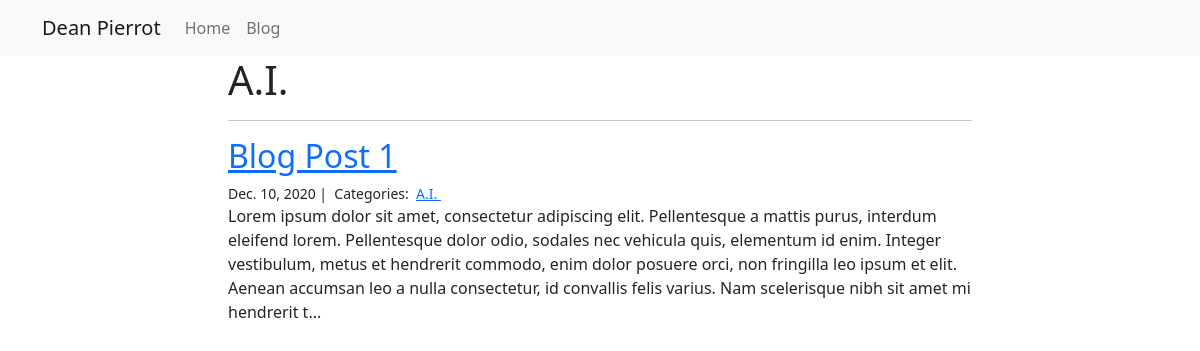
Screenshot of /blog/A.I./ with the database file from the repository.
### blog/models.py (models this page shows)
class Post(models.Model):
    title = models.CharField(max_length=255)
    body = models.TextField()
    created_on = models.DateTimeField(auto_now_add=True)
    last_modified = models.DateTimeField(auto_now=True)
    categories = models.ManyToManyField('Category', related_name='posts')

class Category(models.Model):
    name = models.CharField(max_length=20)

### blog/views.py (the view)
# urls.py: path("<category>/", views.blog_category, name="blog_category"),
def blog_category(request, category):
    posts = Post.objects.filter(
        categories__name__contains=category
    ).order_by(
        '-created_on'
    )
    context = {
        "category": category,
        "posts": posts
    }
    return render(request, "blog_category.html", context)

### blog/templates/blog_category.html
{% extends "base.html" %}
{% block page_content %}
<div class="col-md-8 offset-md-2">
    <h1>{{ category | title }}</h1>
    <hr>
    {% for post in posts %}
        <h2><a href="{% url 'blog_detail' post.pk%}">{{ post.title }}</a></h2>
        <small>
            {{ post.created_on.date }} |&nbsp;
            Categories:&nbsp;
            {% for category in post.categories.all %}
            <a href="{% url 'blog_category' category.name %}">
                {{ category.name }}
            </a>&nbsp;
            {% endfor %}
        </small>
        <p>{{ post.body | slice:":400" }}...</p>
    {% endfor %}
</div>
{% endblock %}

### rows the page displays
Post: title "Blog Post 1", created_on "Dec. 10, 2020", body "Lorem ipsum dolor sit amet, consectetur adipiscing elit. Pellentesque a mattis purus, interdum eleifend lorem. Pellentesque dolor odio, sodales nec vehicula quis, elementum id enim. Integer vestibulum, metus et hendrerit commodo, enim dolor posuere orci, non fringilla leo ipsum et elit. Aenean accumsan leo a nulla consectetur, id convallis felis varius. Nam scelerisque nibh sit amet mi hendrerit t"
Category: name "A.I."

### other values shown
{{ category | title }} "A.I."
